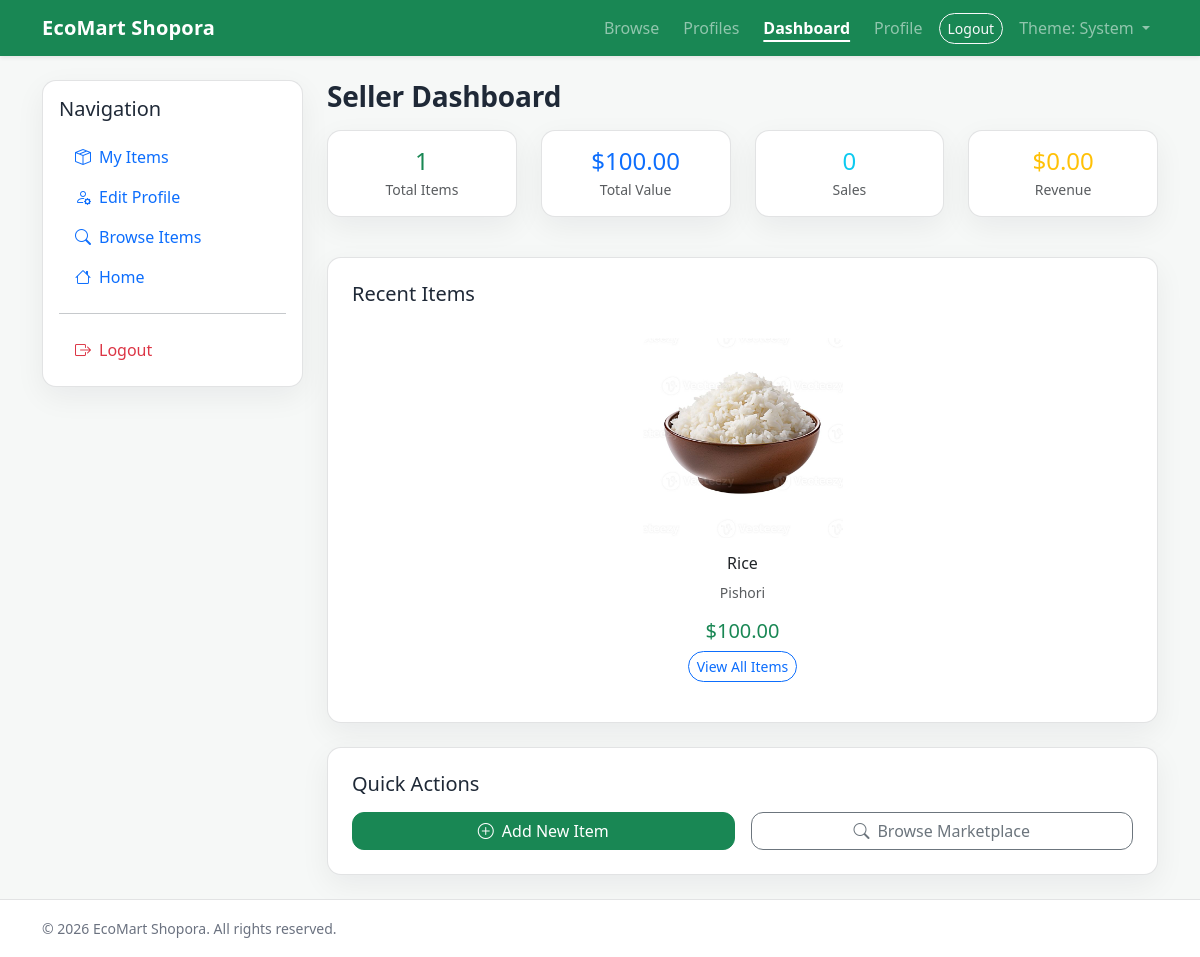
Page /dashboard/ (signed in) on the earlier database version.
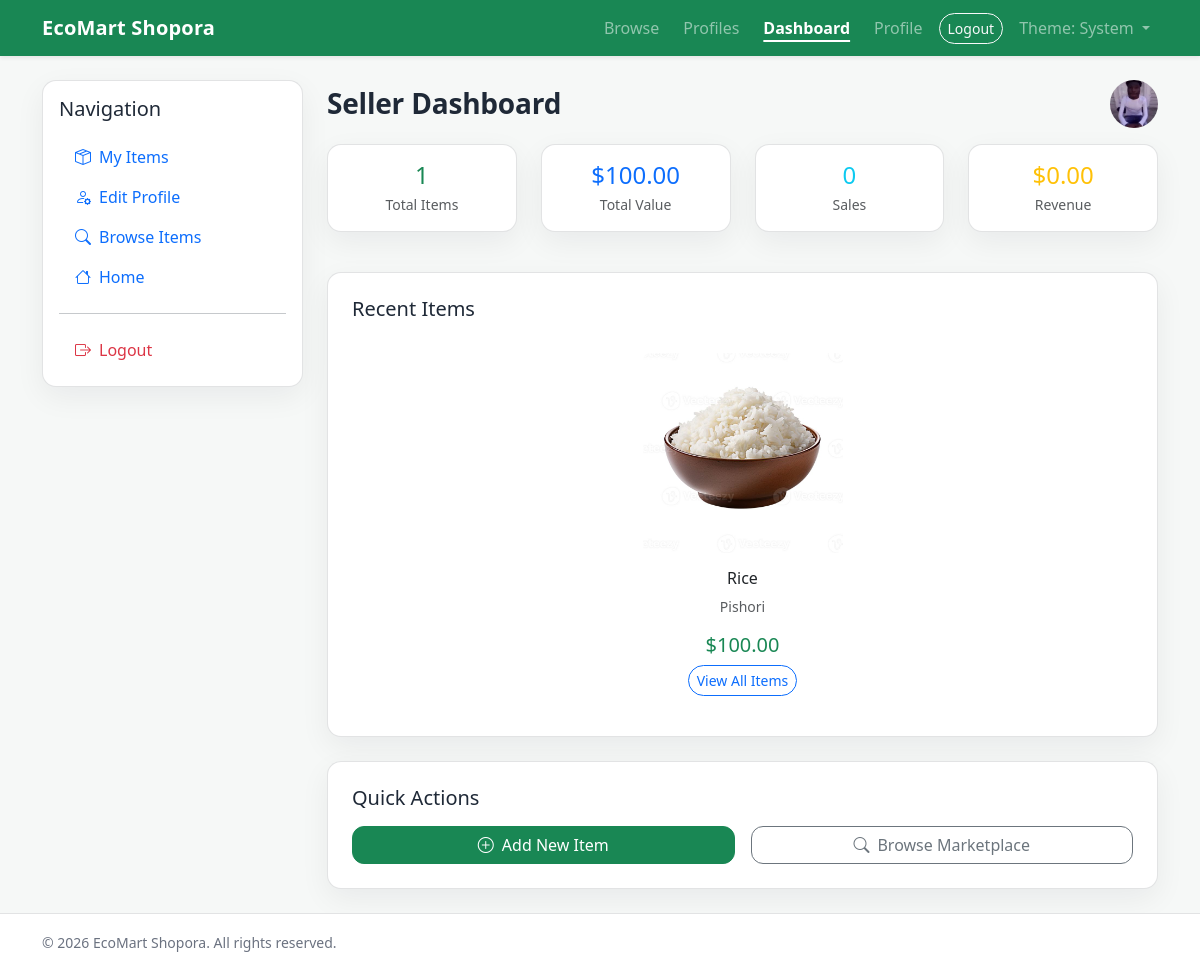
Same page on the later database version.
### buyhive/models.py (models this page shows, shortened)
class Profile(models.Model):
    ACCOUNT_BUYER = "buyer"
    ACCOUNT_SELLER = "seller"
    ACCOUNT_STAFF = "staff"
    ACCOUNT_TYPES = (
        (ACCOUNT_BUYER, "Buyer"),
        (ACCOUNT_SELLER, "Seller"),
        (ACCOUNT_STAFF, "Staff"),
    )
    user = models.OneToOneField(
        settings.AUTH_USER_MODEL, on_delete=models.CASCADE, related_name="profile"
    )
    account_type = models.CharField(
        max_length=10, choices=ACCOUNT_TYPES, default=ACCOUNT_BUYER
    )
    profile_picture = models.FileField(upload_to="profiles/", blank=True, null=True)
    created_at = models.DateTimeField(auto_now_add=True)

### buyhive/views.py (the view)
# urls.py: path("dashboard/", views.dashboard, name="dashboard"),
@login_required
def dashboard(request):
    profile = _get_or_create_profile(request.user)
    if request.user.is_staff or (profile and profile.account_type == Profile.ACCOUNT_STAFF):
        return render(request, "admin/admindashboard.html", {"profile": profile})
    if profile and profile.account_type == Profile.ACCOUNT_SELLER:
        items = Item.objects.filter(owner=request.user)
        total_items = items.count()
        total_value = sum(item.price for item in items) if items else 0
        recent_items = items.order_by('-created_at')[:5]  # For slider
        return render(request, "seller/dashboard.html", {
            "profile": profile,
            "total_items": total_items,
            "total_value": total_value,
            "recent_items": recent_items,
        })
    return render(request, "buyer/dashboard.html", {"profile": profile})

### buyhive/views.py (called while the page is built)
def _get_or_create_profile(user):
    if not user.is_authenticated:
        return None
    profile, _ = Profile.objects.get_or_create(user=user)
    return profile

### buyhive/templates/seller/dashboard.html (shortened to what the changed rows need)
{%extends 'base.html'%}
{% load static %}
{%block extra_head %}
<link rel="stylesheet" href="https://cdn.jsdelivr.net/npm/bootstrap-icons@1.10.0/font/bootstrap-icons.css">
{%endblock %}
{%block content%}
<div class="row">
  <div class="col-md-9">
    <div class="d-flex flex-wrap align-items-center justify-content-between gap-2 mb-3">
      <h1 class="bh-page-title h3 mb-0">Seller Dashboard</h1>
      {% if profile and profile.profile_picture %}
        <img src="{{ profile.profile_picture.url }}" alt="Profile picture" style="width: 48px; height: 48px; object-fit: cover; border-radius: 999px;" />
      {% endif %}
    </div>
  </div>
</div>
{%endblock%}

Differences in the rows shown:
now on this page (row edited): Profile: profile_picture (picture)
